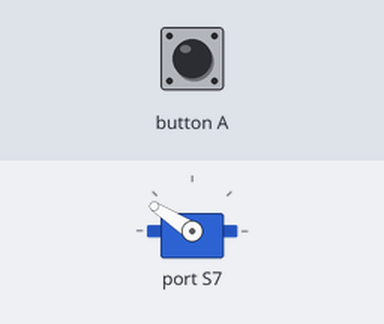
A program run on a simulated BBC micro:bit (MakeCode). On the bench: servo. The inputs (shaded band) are chosen by the test bench.

Above: at 11.5 s.
11.6 s: button A pressed for 0.15 s
At 13.0 s:
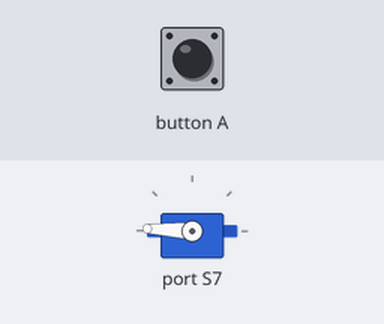
At 27.0 s:
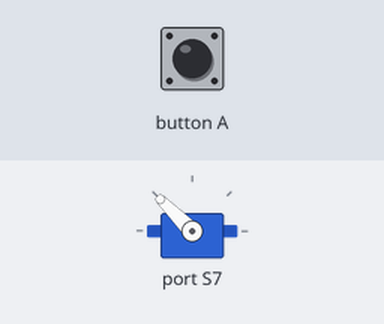
Timing chart, 0 to 55.5 s (numbered marks = the images above; inputs shaded):
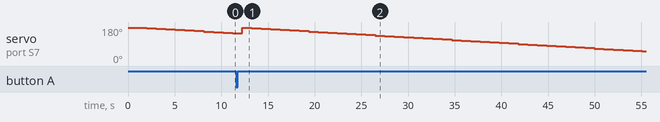

The program:

main.ts
```typescript
input.onButtonPressed(Button.A, function () {
    angulo = 360
})
let angulo = 0
angulo = 360
basic.forever(function () {
    if (angulo > 0) {
        basic.pause(1000)
        angulo += -6
    } else {
        angulo = 360
    }
    wuKong.setServoAngle(wuKong.ServoTypeList._360, wuKong.ServoList.S7, angulo)
})
```

test.ts
```typescript
// aquí va el archivo "tests"; esto no se compilará cuando este paquete se utilice como una extensión.
```
